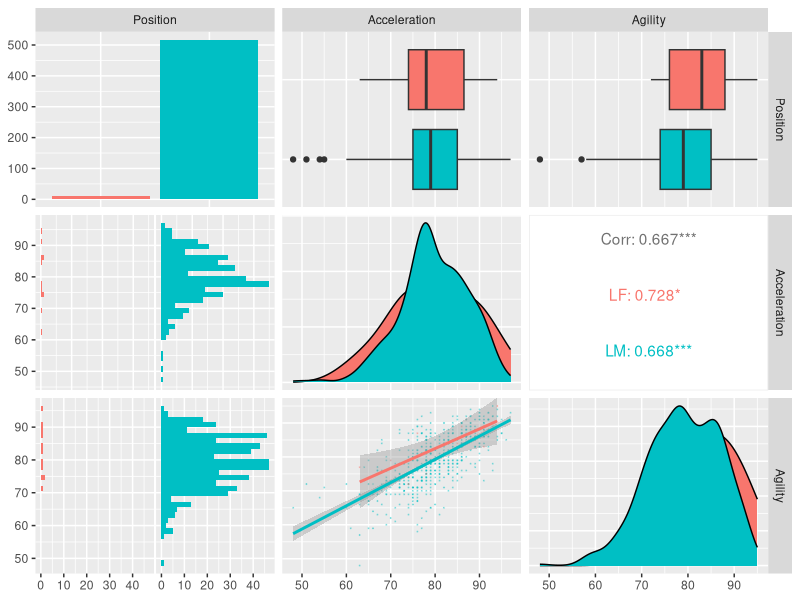
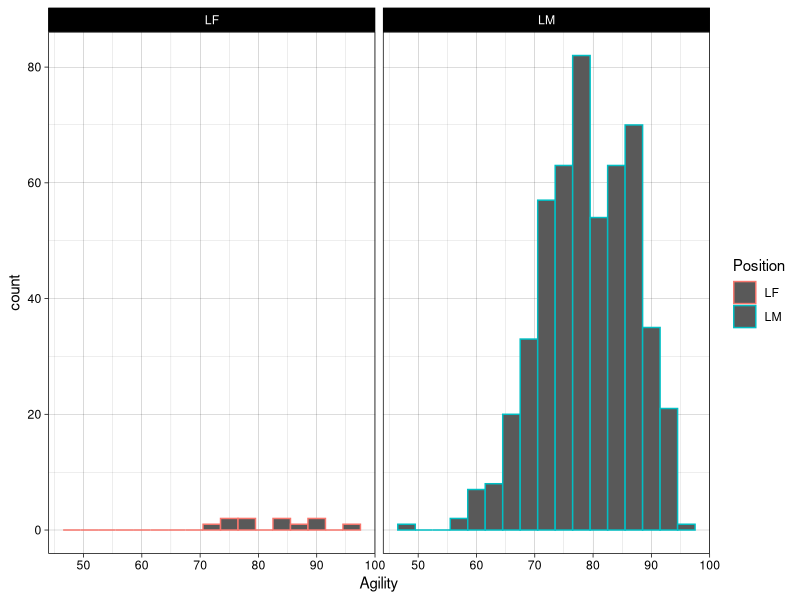

Recreate these plots in R, in order.
## ---- chunk 1
knitr::opts_chunk$set(echo = TRUE)
## ---- chunk 2

#####Libraries#######
#####################
library(dplyr)      
library(tidyr)      
library(GGally)
library(ggplot2)
#####################
## ---- chunk 3
#####################
#   Question 1, R   #
#####################

#Using the FIFA player data set, filter the data set to create a dataframe that has just the Left Midfielders (LM) and Left Forwards #(LF).  

#Read in data and check it
playerDat <- read.csv("players.csv")
head(playerDat)
#View(playerDat)

#Use dplyr functions to create a data frame with LM and LF
dfQ1 <- playerDat %>% filter(playerDat$Position=="LM" | playerDat$Position =="LF" )

#Examine and make sure everything is correct
dfQ1
## ---- chunk 4
#####################
#   Question 2, R   #
#####################

#Use Ggally and ggpairs() and the dataset you created above above, to plot the categorical variable Position (LM and LF), versus the continuous variables Acceleration and Agility.  

#Create new df from question 1 df, filter by position and accleration #and agility
dfQ2 <- dfQ1 %>% select(Position,Acceleration,Agility)

#Look to see if dpylr worked correctly
dfQ2 

#Plot it
(dfQ2)

dfQ2 %>% ggpairs(., mapping = ggplot2::aes(colour=Position),lower = list(continuous = wrap("smooth", alpha = 0.3, size=0.1)))
        
        
## ---- chunk 5
#Your client would like to formally test if the mean agility rating of left midfielders is different than that of #the left forwards.  Perform a 6 – step t-test to test for the difference in these means.  (You may skip step 2 #(draw and shade) if you like.  If you are unfamiliar with the 6-step hypothesis test, see Stat 1 slides or the #Bridge Course to review the 6-step hypothesis test.)

#####################
#   Question 4, R   #
#####################

#Live session questions
#Slide 9, CI question
data1 <- c(25,19,37,29,40,28,31)
xbar <-mean(data1)
me<-2.447*(7.08/sqrt(7))
xbar-me
xbar+me
sd(data1)
t <- ((xbar-21)/(sd(data1)/sqrt(7)))
t
pt(t,6)

#checking
t.test(x=data1, mu=21, conf.level=0.95)
2*pt(3.309315, 6, lower=FALSE)



#Extract position data and agility data

dfQ3 <- dfQ2 %>% select(Position,Agility)
dfQ32 <- dfQ2 %>% select(Position,Agility)

#Test df
dfQ3

#Collect means on each position (LF first)
LFmean <- dfQ3 %>% filter(dfQ3$Position =="LF") %>% select(Agility)


#Mean on LM, need to create a new variable for LM data since lines 100-102 ate LM data
LMmean <- dfQ32 %>% filter(dfQ3$Position =="LM") %>% select(Agility)


#Now actually run test
t.test(LFmean, LMmean)

##Looks like FTR

## ---- chunk 6

#Are the assumptions of this test reasonably met?  If you have not had Stat 1, simply create a histogram of the agility scores for both groups (LM and LF) and given what you know about the CLT, comment on if you believe the sampling distribution of sample means (of your sample size) will be reasonably normal.  In addition, does there look like there is significant visual evidence to suggest the standard deviations are different? ….. If you have had Stat 1, create the plots listed above (and any other plots you might prefer) and be prepared to be a teacher and teach what you know about the assumptions of the t-test and if those are assumption are reasonably met here.



#####################
#   Question 5, R   #
#####################



p <- ggplot(data = dfQ3, aes(x = Agility,color=Position)) + geom_histogram(binwidth = 3)
p + facet_wrap(~Position)+theme_linedraw()

sd(LMmean$Agility)
sd(LFmean$Agility)




## ---- chunk 7




#####################
#   Question 2, R   #
#####################

#Select/create at least 2 categorical variables and select two continuous variables and perform an EDA.  Also, at least one of the categorical variables should be created from a continuous variable (using the cut() function).   



